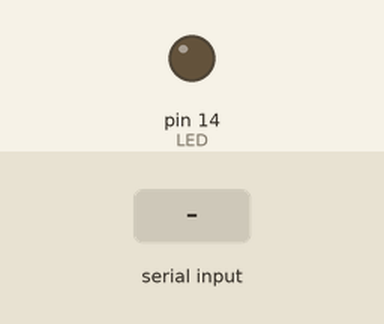
A sketch run on a simulated Arduino Leonardo, built with avr-gcc and run on an emulated ATmega32U4. On the bench: output pins drawn as LEDs (lit = HIGH). The test bench sets the inputs (shaded band). USB keyboard and mouse output is not drawn; what the sketch prints to the serial monitor is not drawn.

Above: at 1.2 s.
1.3 s: "r" received over Serial
2.8 s: "L" received over Serial
4.3 s: "T" received over Serial
5.8 s: "r" received over Serial
Timing chart, 0 to 8.3 s (numbered marks = the images above; inputs shaded):
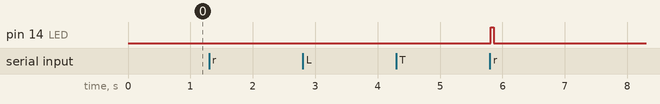

Measured:
- after the input at 1.3 s, every drawn part: stays the same
- after the input at 2.8 s, every drawn part: stays the same
- after the input at 4.3 s, every drawn part: stays the same
- after the input at 5.8 s, pin 14 (LED): LOW → HIGH at once, → LOW 0.05 s later

The sketch:

KeyboardBench.ino
```cpp
// Serial-to-Wooting Round Trip Time (RTT) tester, Arduino Side.
// Target device: Arduino family
// Goal: response as soon as possible.
// Attach LED to pin #16 and #14

// mimimal boot HID keyboard implementation. Look https://github.com/NicoHood/HID/wiki/Keyboard-API#boot-keyboard
// Worked for HID-project 2.4.4.
//#include "HID-Project.h"
#include <Keyboard.h>

#define LED 14 // PB3

// macro for the high speed operation
#define LED_ON  bitSet(PORTB, 3);
#define LED_OFF bitClear(PORTB, 3);

enum testMode {LOOPBACK, LEDTEST};

testMode mode = LOOPBACK;

void setup() {
  // put your setup code here, to run once:
  Serial.begin(115200);
  pinMode(LED, OUTPUT);
  digitalWrite(LED, LOW);

  Keyboard.begin();
}

void loop() {
  // put your main code here, to run repeatedly:
  if (Serial.available() > 0)
  {
    // print as soon as possible.
    char ch = Serial.read();

    // trigger a test keystroke
    if (ch == 'r')
    {

      switch (mode)
      {
        case LOOPBACK:
          Serial.print('r');
          Serial.flush();
          delay(10);
          Keyboard.press('a');
          delay(50);
          Keyboard.releaseAll();
          break;
        case LEDTEST:
          Serial.print('r');
          Serial.flush();
          delay(10);
          LED_ON;
          delay(50);
          LED_OFF;
          break;
      }
      return;
    }

    // change the mode with a command 'L' or 'T'
    switch (ch)
    {
      case 'L':
        mode = LOOPBACK;
        Serial.println("Loopback mode");
        break;
      case 'T':
        mode = LEDTEST;
        Serial.println("LED (or photocoupler) test mode");
        break;
    }
  }
}
```
